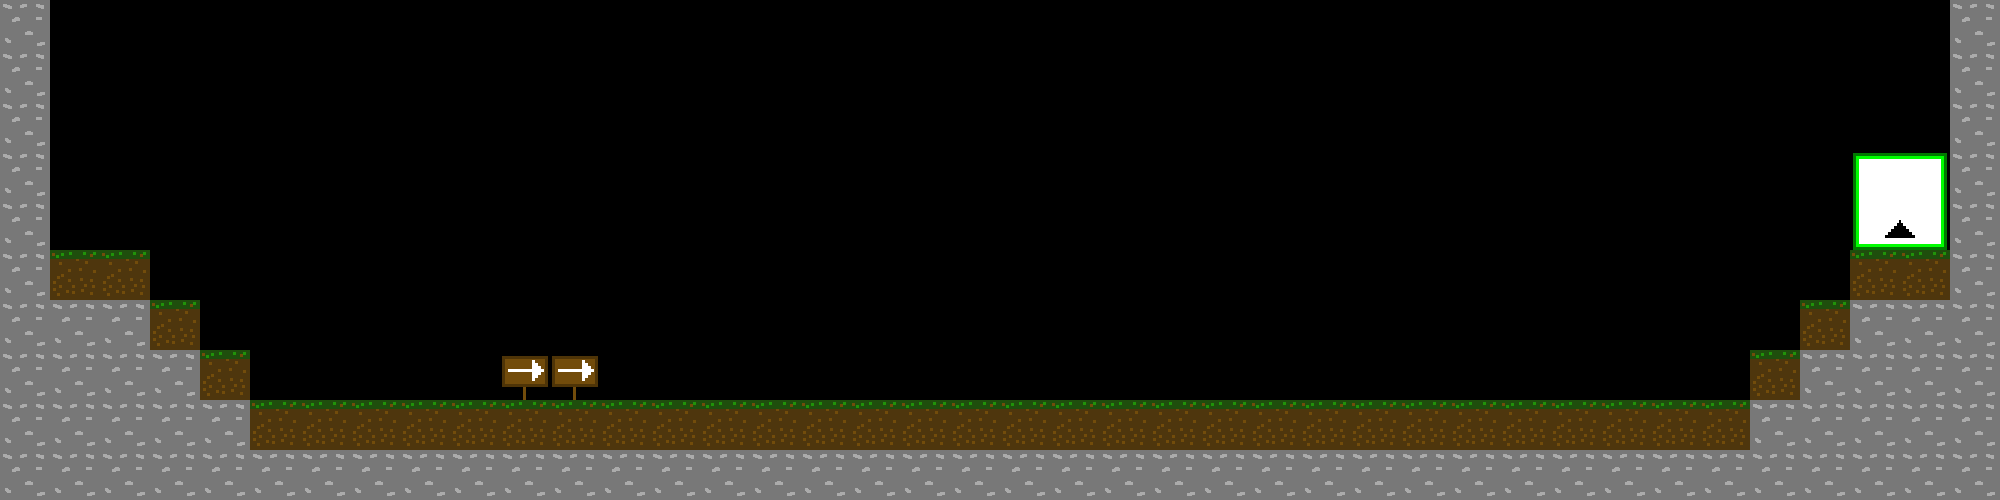

The image is a tile-based game level rendered from a .tmx file. Its description and complete source (layers, tilesets, objects, tile grids) follow:
An orthogonal 40x10 tile map with 50x50 px tiles, 1 tile layer (Tile Layer 1).

<map version="1.2" tiledversion="1.2.1" orientation="orthogonal" renderorder="right-down" width="40" height="10" tilewidth="50" tileheight="50" infinite="0" nextlayerid="3" nextobjectid="1">
 <tileset firstgid="1" name="Tiles" tilewidth="50" tileheight="50" tilecount="100" columns="10">
  <image source="Tiles.png" width="500" height="500" />
 </tileset>
 <layer id="2" name="Tile Layer 1" width="40" height="10">
  <data encoding="csv">
4,0,0,0,0,0,0,0,0,0,0,0,0,0,0,0,0,0,0,0,0,0,0,0,0,0,0,0,0,0,0,0,0,0,0,0,0,0,0,4,
4,0,0,0,0,0,0,0,0,0,0,0,0,0,0,0,0,0,0,0,0,0,0,0,0,0,0,0,0,0,0,0,0,0,0,0,0,0,0,4,
4,0,0,0,0,0,0,0,0,0,0,0,0,0,0,0,0,0,0,0,0,0,0,0,0,0,0,0,0,0,0,0,0,0,0,0,0,0,0,4,
4,24,0,0,0,0,0,0,0,0,0,0,0,0,0,0,0,0,0,0,0,0,0,0,0,0,0,0,0,0,0,0,0,0,0,0,0,11,12,4,
4,24,24,0,0,0,0,0,0,0,0,0,0,0,0,0,0,0,0,0,0,0,0,0,0,0,0,0,0,0,0,0,0,0,0,0,0,31,32,4,
4,3,3,0,0,0,0,0,0,0,0,0,0,0,0,0,0,0,0,0,0,0,0,0,0,0,0,0,0,0,0,0,0,0,0,0,0,3,3,4,
4,4,4,3,0,0,0,0,0,0,0,0,0,0,0,0,0,0,0,0,0,0,0,0,0,0,0,0,0,0,0,0,0,0,0,0,3,4,4,4,
4,4,4,4,3,0,0,0,0,0,2,2,0,0,0,0,0,0,0,0,0,0,0,0,0,0,0,0,0,0,0,0,0,0,0,3,4,4,4,4,
4,4,4,4,4,3,3,3,3,3,3,3,3,3,3,3,3,3,3,3,3,3,3,3,3,3,3,3,3,3,3,3,3,3,3,4,4,4,4,4,
4,4,4,4,4,4,4,4,4,4,4,4,4,4,4,4,4,4,4,4,4,4,4,4,4,4,4,4,4,4,4,4,4,4,4,4,4,4,4,4
</data>
 </layer>
</map>